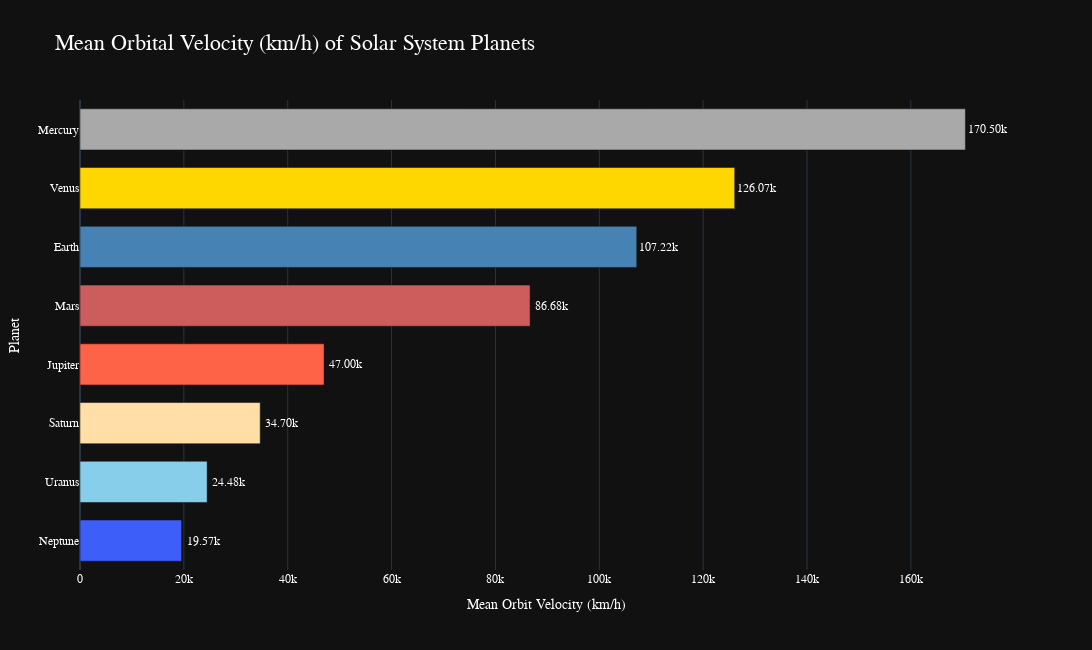

The code cell stored with this chart in its notebook:
### Code cell
# SECOND VISUALISATION

import pandas as pd
import plotly.express as px

# Read data
rotation_velocity = pd.read_csv('Planet.csv', encoding='iso-8859-1')

# Remove commas from 'Mean Orbit Velocity(km/h)' column and convert to numeric
rotation_velocity['Mean Orbit Velocity(km/h)'] = rotation_velocity['Mean Orbit Velocity(km/h)'].str.replace(',', '')
rotation_velocity['Mean Orbit Velocity(km/h)'] = pd.to_numeric(rotation_velocity['Mean Orbit Velocity(km/h)'])

# Sort the DataFrame based on 'Mean Orbit Velocity(km/h)' column
rotation_velocity = rotation_velocity.sort_values(by='Mean Orbit Velocity(km/h)', ascending=False)

# Selecting sequential color for each planet
color_scale={
    'Mercury': '#A9A9A9',     # Silver Chalice
    'Venus': '#FFD700',       # Gold
    'Earth': '#4682B4',       # Steel Blue
    'Mars': '#CD5C5C',        # Chestnut Rose
    'Jupiter': '#FF6347',     # Persimmon
    'Saturn': '#ffdea7',      # Navajo White
    'Uranus': '#87CEEB',      # Seagull
    'Neptune': '#3d5ef9'      # Dodger Blue
}
fig = px.bar(rotation_velocity,
             x="Mean Orbit Velocity(km/h)",
             y="Planet",
             orientation='h',
             title="Mean Orbital Velocity (km/h) of Solar System Planets",
             labels={"Mean Orbit Velocity(km/h)": "Mean Orbit Velocity (km/h)"},
             template='plotly_dark',
             color_discrete_map=color_scale,  # Use color_discrete_map to assign colors based on color_map
             color="Planet")  # Use "Planet" column for color assignment

# Calculate the maximum value of the bars
max_value = rotation_velocity['Mean Orbit Velocity(km/h)'].max()
# Add annotations to each bar
for i in range(len(rotation_velocity)):
    orbit_velocity = rotation_velocity.iloc[i]['Mean Orbit Velocity(km/h)']
    orbit_velocity_k = "{:.2f}k".format(orbit_velocity / 1000)  # Format value in "k" format
    # Set x-coordinate as a fraction of the maximum value of the bars
    x_coordinate = max_value * 0.025
    fig.add_annotation(
        x=orbit_velocity + x_coordinate,
        y=rotation_velocity.iloc[i]['Planet'],
        text=orbit_velocity_k,  # Value to display in "k" format
        showarrow=False,
        font=dict(family="Sans-serif",color='white', size=12),
        align='left'
    )
# Customizing layout
fig.update_layout(
    width=1200,
    height=650,
    plot_bgcolor='rgba(0,0,0,0)',
    title_font_size=22,
    font=dict(
        family="Sans-serif",
        size=12,
        color="white"
    ),
    xaxis_title="Mean Orbit Velocity (km/h)",
    yaxis_title="Planet",
    xaxis_showgrid=True,
    yaxis_showgrid=False,
    bargap=0.3,
    hoverlabel=dict(font_size=12),
    showlegend=False  # Remove legend
)

fig.show()

### Figure 1 — Plotly figure (JSON) as saved in the notebook; plotly's stock layout.template omitted (floating-point values rounded to 4 significant figures)
{"data": [{"alignmentgroup": "True", "hovertemplate": "Planet=%{y}<br>Mean Orbit Velocity (km/h)=%{x}<extra></extra>", "legendgroup": "Mercury", "marker": {"color": "#A9A9A9", "pattern": {"shape": ""}}, "name": "Mercury", "offsetgroup": "Mercury", "orientation": "h", "showlegend": true, "textposition": "auto", "type": "bar", "x": [170503], "xaxis": "x", "y": ["Mercury"], "yaxis": "y"}, {"alignmentgroup": "True", "hovertemplate": "Planet=%{y}<br>Mean Orbit Velocity (km/h)=%{x}<extra></extra>", "legendgroup": "Venus", "marker": {"color": "#FFD700", "pattern": {"shape": ""}}, "name": "Venus", "offsetgroup": "Venus", "orientation": "h", "showlegend": true, "textposition": "auto", "type": "bar", "x": [126074], "xaxis": "x", "y": ["Venus"], "yaxis": "y"}, {"alignmentgroup": "True", "hovertemplate": "Planet=%{y}<br>Mean Orbit Velocity (km/h)=%{x}<extra></extra>", "legendgroup": "Earth", "marker": {"color": "#4682B4", "pattern": {"shape": ""}}, "name": "Earth", "offsetgroup": "Earth", "orientation": "h", "showlegend": true, "textposition": "auto", "type": "bar", "x": [107218], "xaxis": "x", "y": ["Earth"], "yaxis": "y"}, {"alignmentgroup": "True", "hovertemplate": "Planet=%{y}<br>Mean Orbit Velocity (km/h)=%{x}<extra></extra>", "legendgroup": "Mars", "marker": {"color": "#CD5C5C", "pattern": {"shape": ""}}, "name": "Mars", "offsetgroup": "Mars", "orientation": "h", "showlegend": true, "textposition": "auto", "type": "bar", "x": [86677], "xaxis": "x", "y": ["Mars"], "yaxis": "y"}, {"alignmentgroup": "True", "hovertemplate": "Planet=%{y}<br>Mean Orbit Velocity (km/h)=%{x}<extra></extra>", "legendgroup": "Jupiter", "marker": {"color": "#FF6347", "pattern": {"shape": ""}}, "name": "Jupiter", "offsetgroup": "Jupiter", "orientation": "h", "showlegend": true, "textposition": "auto", "type": "bar", "x": [47002], "xaxis": "x", "y": ["Jupiter"], "yaxis": "y"}, {"alignmentgroup": "True", "hovertemplate": "Planet=%{y}<br>Mean Orbit Velocity (km/h)=%{x}<extra></extra>", "legendgroup": "Saturn", "marker": {"color": "#ffdea7", "pattern": {"shape": ""}}, "name": "Saturn", "offsetgroup": "Saturn", "orientation": "h", "showlegend": true, "textposition": "auto", "type": "bar", "x": [34701], "xaxis": "x", "y": ["Saturn"], "yaxis": "y"}, {"alignmentgroup": "True", "hovertemplate": "Planet=%{y}<br>Mean Orbit Velocity (km/h)=%{x}<extra></extra>", "legendgroup": "Uranus", "marker": {"color": "#87CEEB", "pattern": {"shape": ""}}, "name": "Uranus", "offsetgroup": "Uranus", "orientation": "h", "showlegend": true, "textposition": "auto", "type": "bar", "x": [24477], "xaxis": "x", "y": ["Uranus"], "yaxis": "y"}, {"alignmentgroup": "True", "hovertemplate": "Planet=%{y}<br>Mean Orbit Velocity (km/h)=%{x}<extra></extra>", "legendgroup": "Neptune", "marker": {"color": "#3d5ef9", "pattern": {"shape": ""}}, "name": "Neptune", "offsetgroup": "Neptune", "orientation": "h", "showlegend": true, "textposition": "auto", "type": "bar", "x": [19566], "xaxis": "x", "y": ["Neptune"], "yaxis": "y"}], "layout": {"annotations": [{"align": "left", "font": {"color": "white", "family": "Sans-serif", "size": 12}, "showarrow": false, "text": "170.50k", "x": 174800.0, "y": "Mercury"}, {"align": "left", "font": {"color": "white", "family": "Sans-serif", "size": 12}, "showarrow": false, "text": "126.07k", "x": 130300.0, "y": "Venus"}, {"align": "left", "font": {"color": "white", "family": "Sans-serif", "size": 12}, "showarrow": false, "text": "107.22k", "x": 111500.0, "y": "Earth"}, {"align": "left", "font": {"color": "white", "family": "Sans-serif", "size": 12}, "showarrow": false, "text": "86.68k", "x": 90940.0, "y": "Mars"}, {"align": "left", "font": {"color": "white", "family": "Sans-serif", "size": 12}, "showarrow": false, "text": "47.00k", "x": 51260.0, "y": "Jupiter"}, {"align": "left", "font": {"color": "white", "family": "Sans-serif", "size": 12}, "showarrow": false, "text": "34.70k", "x": 38960.0, "y": "Saturn"}, {"align": "left", "font": {"color": "white", "family": "Sans-serif", "size": 12}, "showarrow": false, "text": "24.48k", "x": 28740.0, "y": "Uranus"}, {"align": "left", "font": {"color": "white", "family": "Sans-serif", "size": 12}, "showarrow": false, "text": "19.57k", "x": 23830.0, "y": "Neptune"}], "bargap": 0.3, "barmode": "relative", "font": {"color": "white", "family": "Sans-serif", "size": 12}, "height": 650, "hoverlabel": {"font": {"size": 12}}, "legend": {"title": {"text": "Planet"}, "tracegroupgap": 0}, "plot_bgcolor": "rgba(0,0,0,0)", "showlegend": false, "title": {"font": {"size": 22}, "text": "Mean Orbital Velocity (km/h) of Solar System Planets"}, "width": 1200, "xaxis": {"anchor": "y", "domain": [0, 1], "showgrid": true, "title": {"text": "Mean Orbit Velocity (km/h)"}}, "yaxis": {"anchor": "x", "categoryarray": ["Neptune", "Uranus", "Saturn", "Jupiter", "Mars", "Earth", "Venus", "Mercury"], "categoryorder": "array", "domain": [0, 1], "showgrid": false, "title": {"text": "Planet"}}}}
